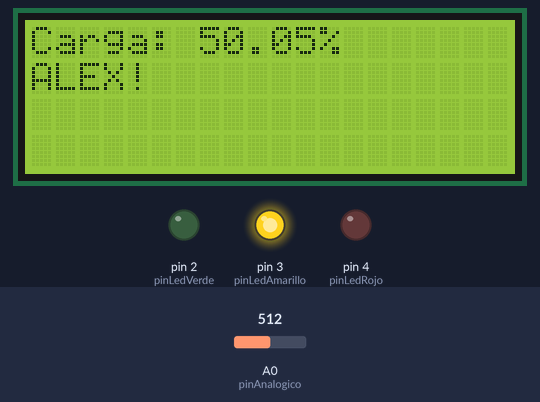
A sketch run on a simulated Arduino Uno, built with avr-gcc and run on an emulated ATmega328P. On the bench: 20×4 character LCD, output pins drawn as LEDs (lit = HIGH). Inputs (shaded band) come from the test bench; at power-on: A0 (pinAnalogico) = 512. The modem accepts every AT command (registered, SIM ready, sends succeed) and sends nothing else; what the sketch prints to the serial monitor is not drawn.

Above: at 10.2 s.
10.3 s: A0 (pinAnalogico) set to 323
At 18.5 s:
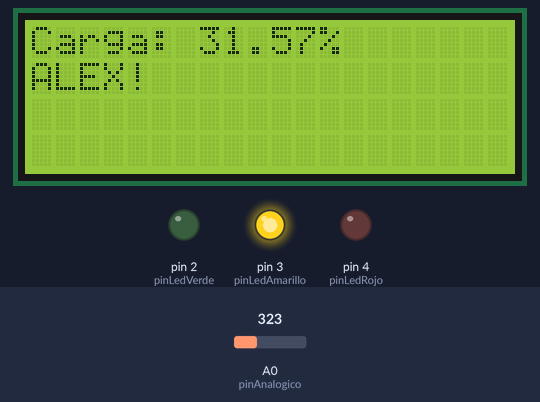
18.8 s: A0 (pinAnalogico) set to 288
At 26.2 s:
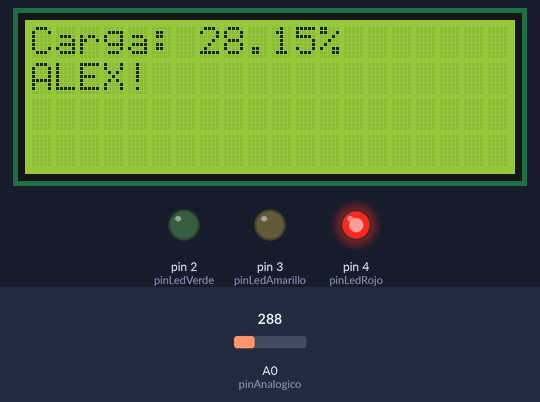
27.0 s: A0 (pinAnalogico) set to 900
At 35.2 s:
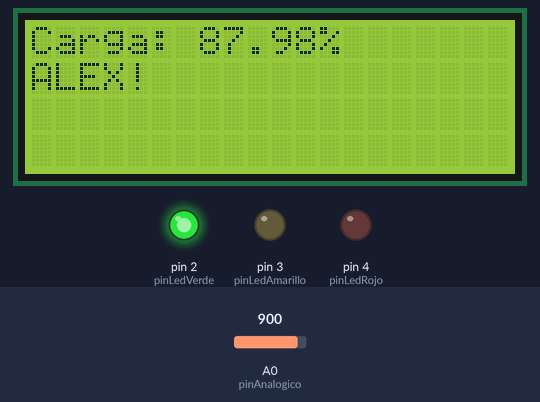
Timing chart, 0 to 36.7 s (numbered marks = the images above; inputs shaded):
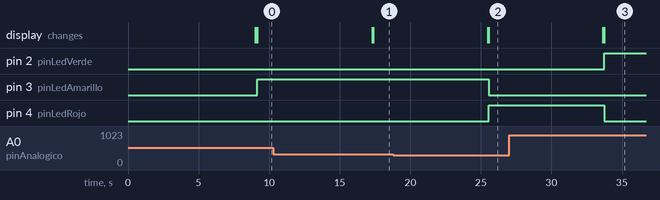

The sketch:

sketch_mar30a.ino
```cpp
#include <SoftwareSerial.h>
#include <Wire.h>
#include <LiquidCrystal_I2C.h>

// variables para medir bateria
const int pinLedVerde = 2;
const int pinLedAmarillo = 3;
const int pinLedRojo = 4;
const int pinAnalogico = A0;
const float resistencia = 220.0;
const float voltajeMaximo = 2.4;

SoftwareSerial esp8266(8, 9); // RX, TX

// Dirección I2C del LCD
#define LCD_ADDRESS 0x27

// Configuración del LCD
#define LCD_COLS 20
#define LCD_ROWS 4

// Inicialización del LCD
LiquidCrystal_I2C lcd(LCD_ADDRESS, LCD_COLS, LCD_ROWS);

void setup() {
  // pin leds carga
  pinMode(pinLedVerde, OUTPUT);
  pinMode(pinLedAmarillo, OUTPUT);
  pinMode(pinLedRojo, OUTPUT);

  // Inicializar el puerto serie
  Serial.begin(9600);

  while (!Serial);

  // Inicializar el puerto serie del módulo ESP8266
  esp8266.begin(115200);

  // Configurar el módulo ESP8266 para trabajar con el Arduino Uno
  esp8266.println("AT+RST");
  delay(1000);
  esp8266.println("AT+CWMODE=1");
  delay(1000);
  esp8266.println("AT+CWJAP=\"iPhoneSA\",\"steven2020.\"");
  delay(5000);
  esp8266.println("AT+CIPMUX=0");
  delay(1000);
  esp8266.println("AT+CIFSR");
  delay(1000);
}

void loop() {
  //logica de la medicion
  float voltaje = analogRead(pinAnalogico) * (voltajeMaximo / 1023.0);
  float corriente = voltaje / resistencia;
  float carga = voltaje / voltajeMaximo * 100.0;

  Serial.print("Voltaje: ");
  Serial.print(voltaje);
  Serial.print("V, Carga: ");
  Serial.print(carga);
  Serial.println(" %");

    // Mostrar la carga en el LCD
  lcd.init();
  lcd.init();
  lcd.clear();
  lcd.backlight();
  lcd.setCursor(0, 0);
  lcd.print("Carga: ");
  lcd.print(carga);
  lcd.print("%");
  lcd.setCursor(0, 1);
  lcd.print("ALEX!");

  if (carga >= 70.0) {
    digitalWrite(pinLedVerde, HIGH);
    digitalWrite(pinLedAmarillo, LOW);
    digitalWrite(pinLedRojo, LOW);
  } else if (carga >= 30.0) {
    digitalWrite(pinLedVerde, LOW);
    digitalWrite(pinLedAmarillo, HIGH);
    digitalWrite(pinLedRojo, LOW);
  } else {
    digitalWrite(pinLedVerde, LOW);
    digitalWrite(pinLedAmarillo, LOW);
    digitalWrite(pinLedRojo, HIGH);
  }


  // Leer la respuesta del módulo ESP8266
  while (esp8266.available()) {
    Serial.write(esp8266.read());
  }

  // Enviar un comando AT al módulo ESP8266
  if (Serial.available()) {
    esp8266.write(Serial.read());
  }

  // Verificar la conexión
  esp8266.println("AT+CIPSTATUS");
  delay(1000);
  while (esp8266.available()) {
    Serial.write(esp8266.read());
  }

char cargaStr[10];
dtostrf(carga, 4, 2, cargaStr);

 //peticion
 esp8266.println("AT+CIPSTART=\"TCP\",\"172.20.10.13\",3000");
  delay(1000);
  esp8266.println("AT+CIPSEND=75");
  delay(1000);
  esp8266.println("GET /reports/2/1/"+String(cargaStr) + " HTTP/1.1\r\nHost: 172.20.10.13\r\n\r\n");
  delay(5000);
  while (esp8266.available()) {
    Serial.write(esp8266.read());
  }
  esp8266.println("AT+CIPCLOSE");

}
```

Measured:
- the behaviour switches between 307 and 306 on A0 (pinAnalogico) (found by bisection; images 1 and 2)
- after the input at 10.3 s, the display: first differs from a run without the input after 7.1 s (image 1)
- after the input at 18.8 s, pin 3 (pinLedAmarillo): HIGH → LOW after 6.8 s; pin 4 (pinLedRojo): LOW → HIGH after 6.8 s; the display: first differs from a run without the input after 6.8 s (image 2)
- after the input at 27.0 s, pin 2 (pinLedVerde): LOW → HIGH after 6.7 s; pin 4 (pinLedRojo): HIGH → LOW after 6.7 s; the display: first differs from a run without the input after 6.7 s (image 3)
